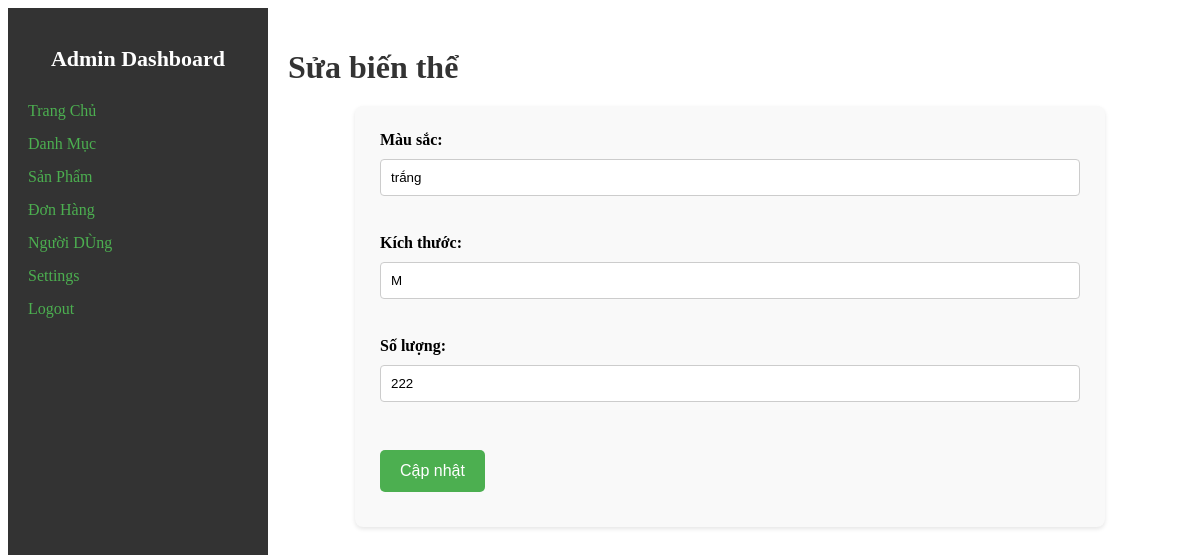
Page /index.php?page=edit_variants&id=26&product_id=1 on the committed database.
### tables this page shows
CREATE TABLE `product_variants` (
  `id` int(11) NOT NULL,
  `product_id` int(11) NOT NULL,
  `color` varchar(50) NOT NULL,
  `size` varchar(50) NOT NULL,
  `quantity` int(11) NOT NULL DEFAULT 0
);

### variants/edit_variants.php (the view, shortened to what this page needs)
<?php
include __DIR__ . '/../config/db.php';
$variant_id = isset($_GET['id']) ? intval($_GET['id']) : 0;
$sql_variant = "SELECT * FROM product_variants WHERE id = $variant_id";
$variant_result = $conn->query($sql_variant);
$variant = $variant_result->fetch_assoc();
?>
<h1>Sửa biến thể</h1>
<form method="post" action="">
    <label for="color">Màu sắc:</label>
    <input type="text" id="color" name="color" value="<?php echo htmlspecialchars($variant['color']); ?>"><br><br>
    <label for="size">Kích thước:</label>
    <input type="text" id="size" name="size" value="<?php echo htmlspecialchars($variant['size']); ?>"><br><br>
    <label for="quantity">Số lượng:</label>
    <input type="number" id="quantity" name="quantity" value="<?php echo intval($variant['quantity']); ?>"><br><br>
    <input type="submit" value="Cập nhật">
</form>

### styles.css (style rules this page uses)
form { background-color: #f9f9f9; padding: 25px; border-radius: 8px; box-shadow: 0 2px 4px rgba(0, 0, 0, 0.1); max-width: 700px; margin: 0 auto; }
form label { display: block; margin-bottom: 10px; font-weight: bold; }
form input[type="text"], form input[type="number"], form input[type="file"], form textarea, form select { width: 100%; padding: 10px; margin-bottom: 20px; border: 1px solid #ccc; border-radius: 4px; box-sizing: border-box; }
button, input[type="submit"] { background-color: #4CAF50; color: white; padding: 12px 20px; margin: 10px 0; border: none; cursor: pointer; border-radius: 5px; display: inline-block; font-size: 16px; }
h1, h2, h3 { color: #333; margin-bottom: 20px; }

### rows in the picture
product_variants: color "trắng", size "M", quantity "222"
